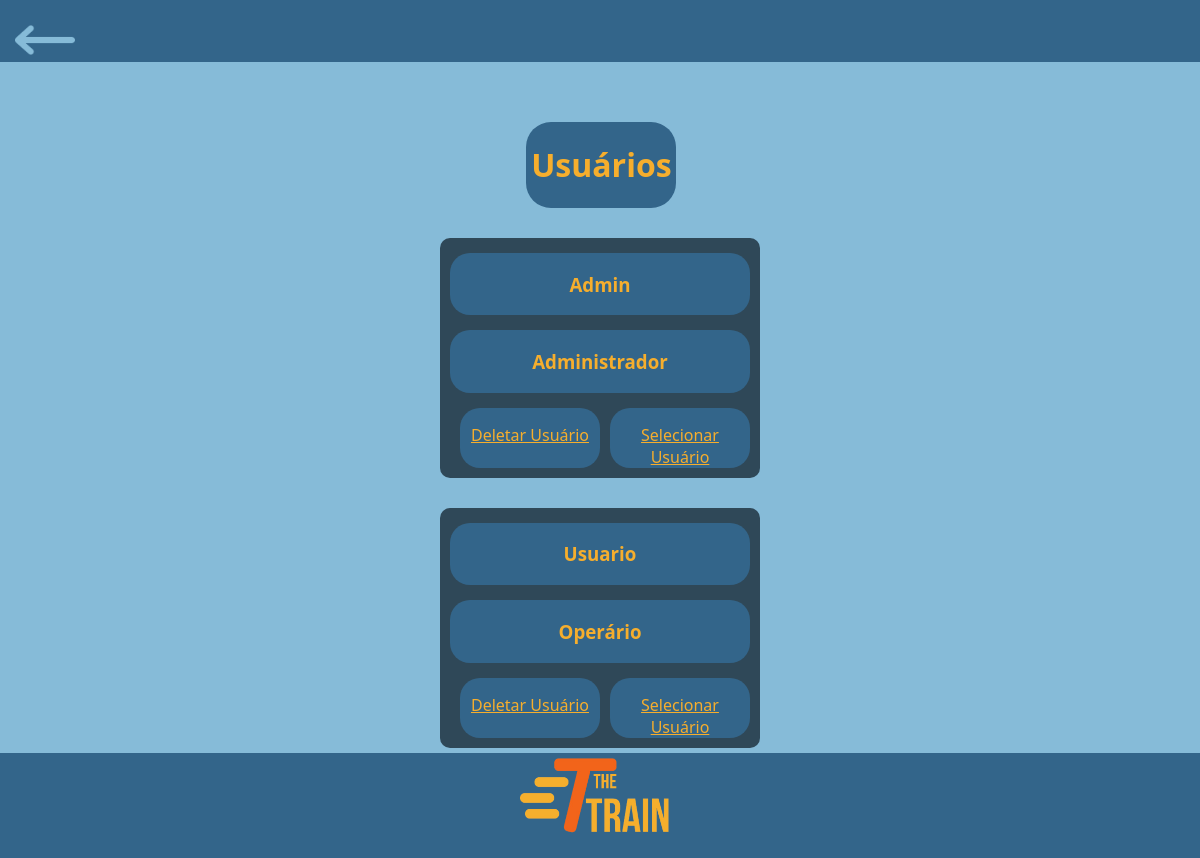
Page /private/admin/config/selecionarUsuario.php (signed in) on the earlier database version.
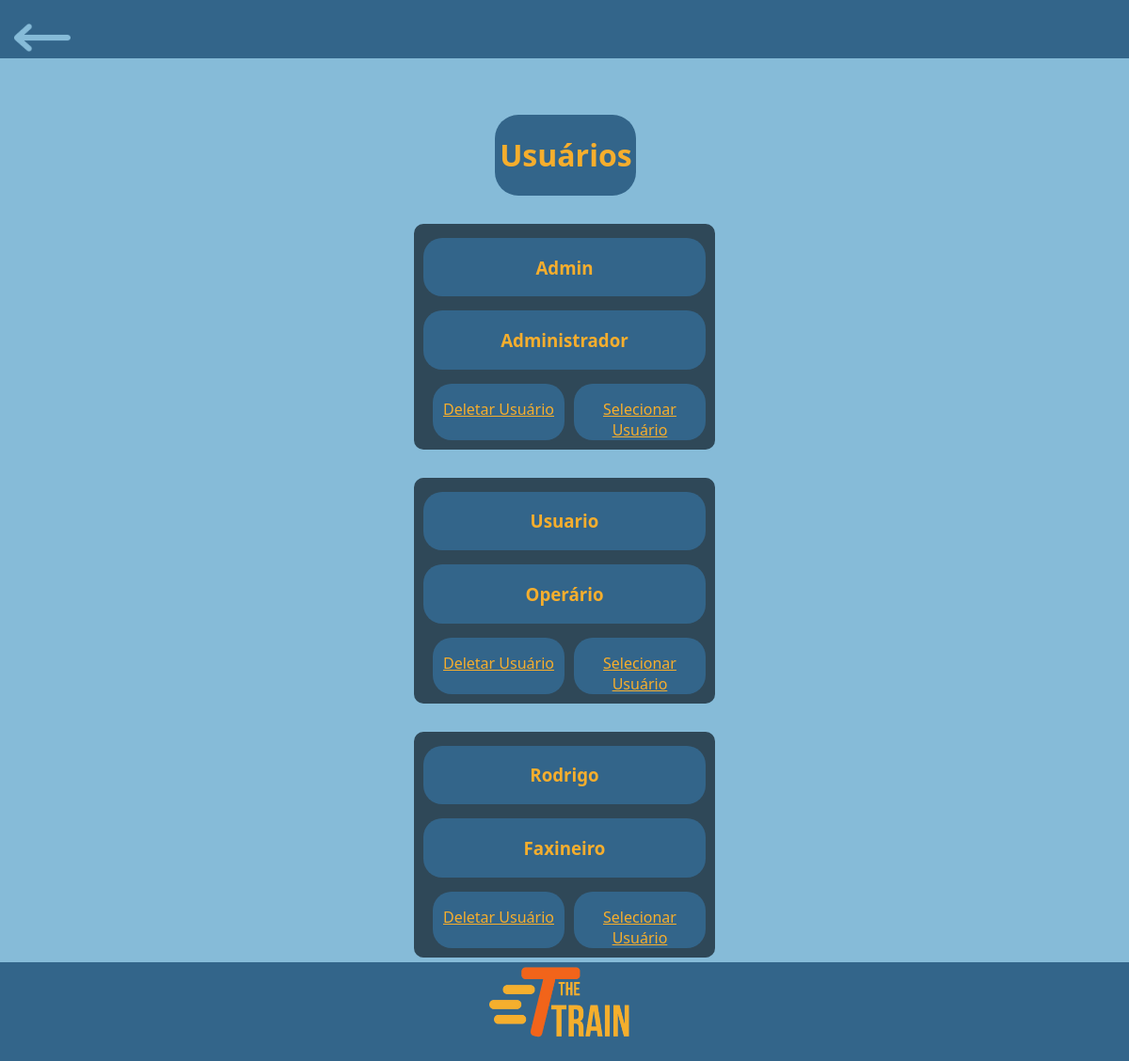
Same page on the later database version.
### tables this page shows
CREATE TABLE usuarios(
	id INT AUTO_INCREMENT NOT NULL PRIMARY KEY,
    cargo ENUM('Administrador', 'Mecânico', 'Faxineiro', 'Supervisor', 'Operário', 'Piloto') NOT NULL,
    salario DECIMAL(10, 2) NOT NULL,
    genero ENUM('Feminino', 'Masculino', 'Prefiro não dizer', 'Outro') NOT NULL,
    dataNascimento DATE NOT NULL,
    senha VARCHAR(255) NOT NULL,
    email VARCHAR(255) NOT NULL,
    nome VARCHAR(120) NOT NULL,
    cpf VARCHAR(11) UNIQUE NOT NULL,
    tipo ENUM('admin', 'funcionario') NOT NULL
);

### private/admin/config/selecionarUsuario.php (the view, shortened to what this page needs)
<?php
include '../../conexao/conexao.php';
$sql = 'SELECT id, nome, cargo FROM usuarios';
$result = $conn->query($sql);
?>
<html lang="pt-br">
<head>
    <link rel="stylesheet" href="../../../style/style.css">
</head>
<body>
    <header class="headerAzulVoltar">
        <a href="configAdmin.php"><img src="../../../assets/icons/header/setaEsquerda.png" alt="Seta"></a>
    </header>
    <main class="gridCentro">
        <div id="usuarioTitulo">
            <h1>Usuários</h1>
        </div>
        <?php
        while ($row = $result->fetch_assoc()) {
            echo "
                <div class='quadradoAzulEscuro'>
            <div class='quadradoAzulNormal'>
                <h3>{$row['nome']}</h3>
            </div>
            <div class='quadradoAzulNormal'>
                <h3>{$row['cargo']}</h3>
            </div>
                <div class='flex'>
                <a href='deleteUser.php?id={$row['id']}' class='quadradoAzulNormalPequeno'>
                    <div>
                        <p>Deletar Usuário</p>
                    </div>
                </a>
                <a href='editarPerfilUsuario.php?id={$row['id']}' class='quadradoAzulNormalPequeno'>
                    <div>
                        <p>Selecionar Usuário</p>
                    </div>
                </a>
                </div>
        </div>
                ";
        }
        ?>
    </main>
    <div class="espacoFooterAzulLogo"></div>
    <footer class="footerAzulLogo">
        <img src="../../../assets/logos/logoCompleta.png" alt="Logo">
    </footer>
</body>
</html>

Differences in the rows shown:
added usuarios: nome "Rodrigo", cargo "Faxineiro"
